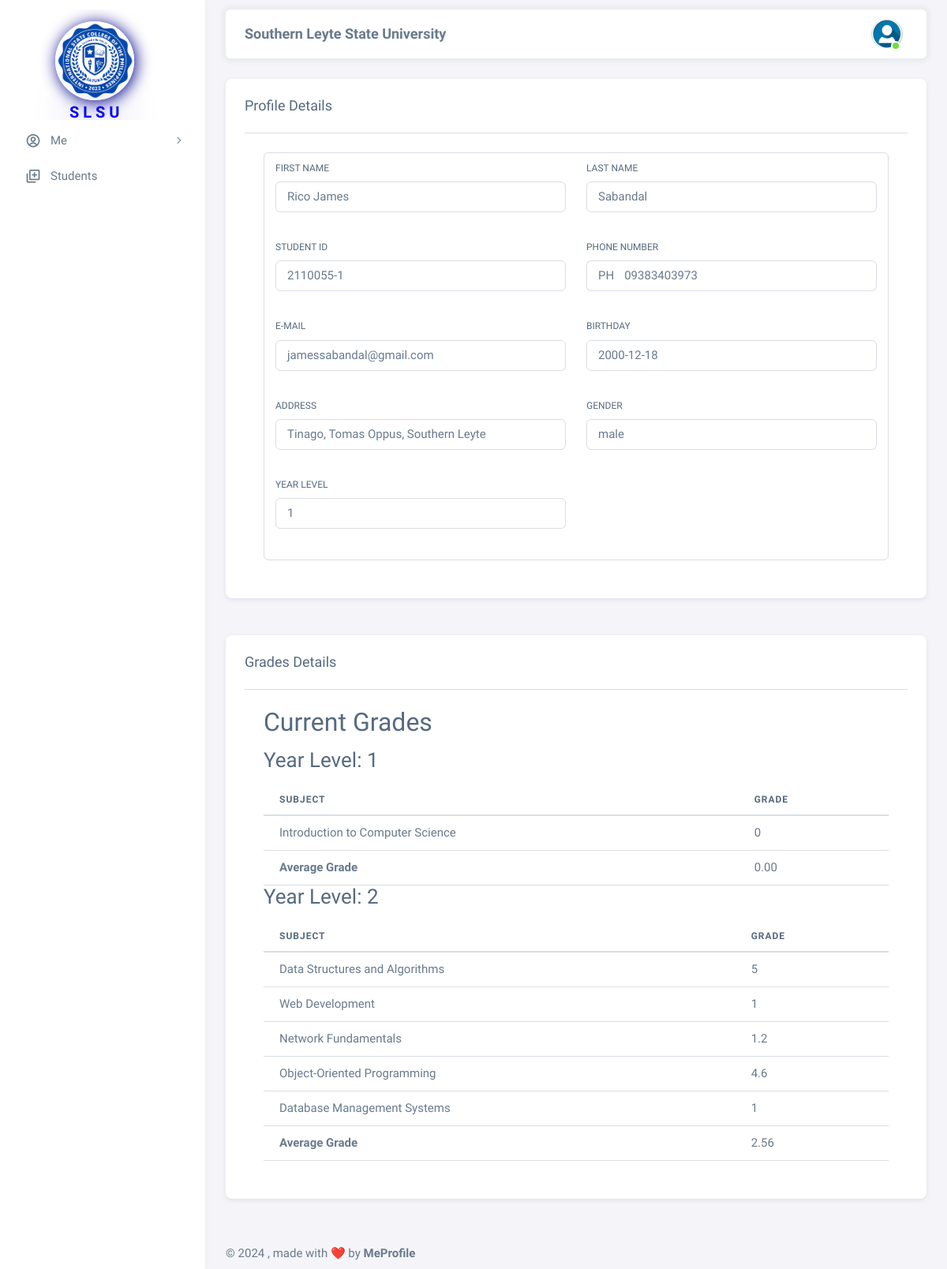
The page /html/teacher/student_profile.php?student_id=24 (signed in) on the database its author committed.
### tables this page shows
CREATE TABLE `student_registration` (
  `student_id` int NOT NULL,
  `id` varchar(255) DEFAULT NULL,
  `firstname` varchar(255) DEFAULT NULL,
  `lastname` varchar(255) DEFAULT NULL,
  `address` varchar(255) DEFAULT NULL,
  `gender` varchar(255) DEFAULT NULL,
  `email` varchar(255) DEFAULT NULL,
  `birthday` date DEFAULT NULL,
  `phone` varchar(15) DEFAULT NULL,
  `yearid` int DEFAULT NULL,
  `subid` int DEFAULT NULL
);

CREATE TABLE `grades` (
  `gradesid` int NOT NULL,
  `student_id` int DEFAULT NULL,
  `yearid` int DEFAULT NULL,
  `subid` int DEFAULT NULL,
  `grades` float DEFAULT NULL
);

CREATE TABLE `subject` (
  `subid` int NOT NULL,
  `yearid` int DEFAULT NULL,
  `subname` varchar(255) DEFAULT NULL
);

### html/teacher/student_profile.php (the view, shortened to what this page needs)
<?php
require_once('../config.php');
$student_id = isset($_GET['student_id']) ? $_GET['student_id'] : '';
$yearid = $subid = $grades = "";
$sql = "SELECT * FROM student_registration WHERE student_id='$student_id'";
$results = mysqli_query($conn, $sql);
if ($results) {
    $data = mysqli_fetch_assoc($results);
    $id = $data['id'];
    $firstname = $data['firstname'];
    $lastname = $data['lastname'];
    $address = $data['address'];
    $gender = $data['gender'];
    $email = $data['email'];
    $birthday = $data['birthday'];
    $phone = $data['phone'];
    $yearid = $data['yearid'];
} else {
    echo "Error fetching student information.";
    exit;
}
?>
<!DOCTYPE html>
<html lang="en" class="light-style layout-menu-fixed" dir="ltr" data-theme="theme-default" data-assets-path="../../assets/" data-template="vertical-menu-template-free">
<head>
    <link rel="stylesheet" href="../../assets/vendor/fonts/boxicons.css" />
    <link rel="stylesheet" href="../../assets/vendor/css/core.css" class="template-customizer-core-css" />
    <link rel="stylesheet" href="../../assets/vendor/css/theme-default.css" class="template-customizer-theme-css" />
    <link rel="stylesheet" href="../../assets/css/demo.css" />
    <link rel="stylesheet" href="../../assets/vendor/libs/perfect-scrollbar/perfect-scrollbar.css" />
</head>
<body>
    <div class="layout-wrapper layout-content-navbar">
        <div class="layout-container">
            <aside id="layout-menu" class="layout-menu menu-vertical menu bg-menu-theme">
                <div class="app-brand demo" style=" padding: 70px;">
                    <div class="logo">
                        <img style="border-radius: 500px; box-shadow: 2px 2px 20px #00008b; margin-top: 30px; margin-bottom: 5px;" src="../../assets/img/avatars/logo.png" width="100" height="100" alt="">
                        <b>
                            <p style="font-size: 20px; color: blue; text-shadow: 2px 2px 50px #00008b; padding-left: 18px;">S L S U</p>
                        </b>
                    </div>
                </div>
                <ul class="menu-inner py-1">
                    <li class="menu-item">
                        <a href="javascript:void(0);" class="menu-link menu-toggle">
                            <i class="menu-icon tf-icons bx bx-user-circle"></i>
                            <div data-i18n="Layouts">Me</div>
                        </a>
                    </li>
                    <li class="menu-item">
                        <a href="list_student.php" class="menu-link">
                            <i class="menu-icon tf-icons bx bx-add-to-queue"></i>
                            <div data-i18n="Analytics">Students</div>
                        </a>
                    </li>
            </aside>
            <div class="layout-page">
                <nav class="layout-navbar container-xxl navbar navbar-expand-xl navbar-detached align-items-center bg-navbar-theme" id="layout-navbar">
                    <div class="navbar-nav-right d-flex align-items-center" id="navbar-collapse">
                        <center>
                            <p style="font-size: 18px; padding-top: 15px;"><b>Southern Leyte State University</b></p>
                        </center>
                        <ul class="navbar-nav flex-row align-items-center ms-auto">
                            <li class="nav-item navbar-dropdown dropdown-user dropdown">
                  <a class="nav-link dropdown-toggle hide-arrow" href="javascript:void(0);" data-bs-toggle="dropdown">
                    <div class="avatar avatar-online">
                      <img src="../../assets/img/avatars/user.png" alts class="w-px-40 h-auto rounded-circle" />
                    </div>
                  </a>
                </li>
                        </ul>
                    </div>
                </nav>
                <div class="content-wrapper">
                    <div class="container-xxl flex-grow-1 container-p-y">
                        <div class="row">
                            <div class="col-md-12">
                                <div class="card mb-4">
                                    <h5 class="card-header">Profile Details</h5>
                                    <div class="card-body">
                                        <hr class="my-0" />
                                        <div class="card-body">
                                            <form action="#" class="form-control" id="formAccountSettings" method="POST">
                                                <div class="row">
                                                    <div class="mb-3 col-md-6">
                                                        <label for="firstName" class="form-label">First Name</label>
                                                        <p class="form-control" id="firstName" autofocus><?php echo htmlspecialchars($firstname); ?></p>
                                                    </div>
                                                    <div class="mb-3 col-md-6">
                                                        <label for="lastName" class="form-label">Last Name</label>
                                                        <p class="form-control" id="lastName"><?php echo htmlspecialchars($lastname); ?></p>
                                                    </div>
                                                    <div class="mb-3 col-md-6">
                                                        <label for="id" class="form-label">Student ID</label>
                                                        <p class="form-control" id="id"><?php echo htmlspecialchars($id); ?></p>
                                                    </div>
                                                    <div class="mb-3 col-md-6">
                                                        <label class="form-label" for="phoneNumber">Phone Number</label>
                                                        <div class="input-group input-group-merge">
                                                            <p class="input-group-text">PH</p>
                                                            <p id="phoneNumber" class="form-control"><?php echo htmlspecialchars($phone); ?></p>
                                                        </div>
                                                    </div>
                                                    <div class="mb-3 col-md-6">
                                                        <label for="email" class="form-label">E-mail</label>
                                                        <p class="form-control" id="email"><?php echo htmlspecialchars($email); ?></p>
                                                    </div>
                                                    <div class="mb-3 col-md-6">
                                                        <label for="organization" class="form-label">Birthday</label>
                                                        <p class="form-control" id="birthday"><?php echo htmlspecialchars($birthday); ?></p>
                                                    </div>
                                                    <div class="mb-3 col-md-6">
                                                        <label for="address" class="form-label">Address</label>
                                                        <p class="form-control" id="address"><?php echo htmlspecialchars($address); ?></p>
                                                    </div>
                                                    <div class="mb-3 col-md-6">
                                                        <label for="gender" class="form-label">Gender</label>
                                                        <p class="form-control" id="gender"><?php echo htmlspecialchars($gender); ?></p>
                                                    </div>
                                                    <div class="mb-3 col-md-6">
                                                        <label for="yearid" class="form-label">Year Level</label>
                                                        <p class="form-control" id="yearid"><?php echo htmlspecialchars($yearid); ?></p>
                                                    </div>
                                                </div>
                                            </form>
                                        </div>
                                    </div>
                                </div>
                                <br/>
                                <div class="card mb-4">
                                    <h5 class="card-header">Grades Details</h5>
                                    <div class="card-body">
                                        <hr class="my-0" />
                                        <div class="card-body">
                                            <div class="grades-display">
                <h2>Current Grades</h2>
                <?php
                if (isset($student_id)) {
                    $sqlquery = "SELECT subject.subname, subject.yearid, grades.grades
                                 FROM grades
                                 JOIN subject ON grades.subid = subject.subid
                                 WHERE grades.student_id = '$student_id'
                                 ORDER BY subject.yearid ASC";
                    $results = mysqli_query($conn, $sqlquery);
                    if (mysqli_num_rows($results) > 0) {
                        $grades_by_year = [];
                        while ($row = mysqli_fetch_assoc($results)) {
                            $grades_by_year[$row['yearid']][] = $row;
                        }
                        foreach ($grades_by_year as $year => $grades) {
                            echo "<div class='year-section'>";
                            echo "<h3>Year Level: " . htmlspecialchars($year) . "</h3>";
                            echo "<table class='table'>";
                            echo "<thead><tr><th>Subject</th><th>Grade</th></tr></thead>";
                            echo "<tbody>";
                            $total_grade = 0;
                            $count_grade = 0;
                            foreach ($grades as $grade) {
                                echo "<tr><td>" . htmlspecialchars($grade['subname']) . "</td><td>" . htmlspecialchars($grade['grades']) . "</td></tr>";
                                $total_grade += $grade['grades'];
                                $count_grade++;
                            }
                            $average_grade = $count_grade > 0 ? $total_grade / $count_grade : 0;
                            echo "<tr><td><b>Average Grade</b></td><td>" . number_format($average_grade, 2) . "</td></tr>";
                            echo "</tbody></table>";
                            echo "</div>";
                        }
                    } else {
                        echo "<p>No grades available for this student.</p>";
                    }
                }
                ?>
            </div>
                                        </div>
                                    </div>
                                </div>
                            </div>
                        </div>
                    </div>
                </div>
                <footer class="content-footer footer bg-footer-theme">
              <div class="container-xxl d-flex flex-wrap justify-content-between py-2 flex-md-row flex-column">
                <div class="mb-2 mb-md-0">
                  ©
                  , made with ❤️ by
                  <a href="https://www.facebook.com/james.jeager.3" target="_blank" class="footer-link fw-bolder">MeProfile</a>
                </div>
              </div>
            </footer>
            </div>
        </div>
    </div>
</body>
</html>

### assets/css/demo.css (style rules this page uses)
.menu .app-brand.demo { height: 64px; margin-top: 12px; }

### rows shown on the page
student_registration: firstname "Rico James", lastname "Sabandal", id "2110055-1", phone "09383403973", email "jamessabandal@gmail.com", birthday "2000-12-18", address "Tinago, Tomas Oppus, Southern Leyte", gender "male", yearid "1"
grades: subid.subname "Introduction to Computer Science", grades "0"
grades: subid.subname "Data Structures and Algorithms", grades "5"
grades: subid.subname "Web Development", grades "1"
grades: subid.subname "Network Fundamentals", grades "1.2"
grades: subid.subname "Object-Oriented Programming", grades "4.6"
grades: subid.subname "Database Management Systems", grades "1"

### other values the page prints
$year "1"
$average_grade "0.00"
$year "2"
$average_grade "2.56"
